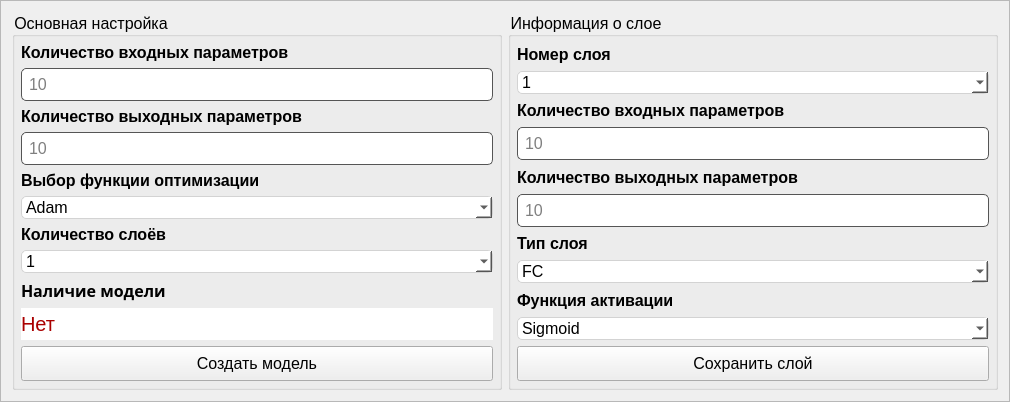
                 <widget class="QFrame" name="frame_21">
                  <property name="frameShape">
                   <enum>QFrame::StyledPanel</enum>
                  </property>
                  <property name="frameShadow">
                   <enum>QFrame::Raised</enum>
                  </property>
                  <layout class="QHBoxLayout" name="horizontalLayout_20">
                   <item>
                    <widget class="QGroupBox" name="groupBox_10">
                     <property name="minimumSize">
                      <size>
                       <width>490</width>
                       <height>360</height>
                      </size>
                     </property>
                     <property name="styleSheet">
                      <string notr="true">font-size:16px;</string>
                     </property>
                     <property name="title">
                      <string>Основная настройка</string>
                     </property>
                     <layout class="QVBoxLayout" name="verticalLayout_22">
                      <property name="spacing">
                       <number>6</number>
                      </property>
                      <property name="leftMargin">
                       <number>6</number>
                      </property>
                      <property name="topMargin">
                       <number>6</number>
                      </property>
                      <property name="rightMargin">
                       <number>6</number>
                      </property>
                      <property name="bottomMargin">
                       <number>6</number>
                      </property>
                      <item>
                       <widget class="QLabel" name="label_16">
                        <property name="styleSheet">
                         <string notr="true">font-weight: bold;</string>
                        </property>
                        <property name="text">
                         <string>Количество входных параметров</string>
                        </property>
                       </widget>
                      </item>
                      <item>
                       <widget class="QLineEdit" name="lineEdit_21">
                        <property name="styleSheet">
                         <string notr="true">QLineEdit {
    background-color: #FFFFFF;
    border: 1px solid #555555;
    border-radius: 5px;
    padding: 5px;
}

QLineEdit:hover {
    background-color: #E0E0E0;
}

QLineEdit:focused {
    border: 1px solid #0077C9;
}
</string>
                        </property>
                        <property name="placeholderText">
                         <string>10</string>
                        </property>
                       </widget>
                      </item>
                      <item>
                       <widget class="QLabel" name="label_17">
                        <property name="styleSheet">
                         <string notr="true">font-weight: bold;</string>
                        </property>
                        <property name="text">
                         <string>Количество выходных параметров</string>
                        </property>
                       </widget>
                      </item>
                      <item>
                       <widget class="QLineEdit" name="lineEdit_22">
                        <property name="styleSheet">
                         <string notr="true">QLineEdit {
    background-color: #FFFFFF;
    border: 1px solid #555555;
    border-radius: 5px;
    padding: 5px;
}

QLineEdit:hover {
    background-color: #E0E0E0;
}

QLineEdit:focused {
    border: 1px solid #0077C9;
}
</string>
                        </property>
                        <property name="placeholderText">
                         <string>10</string>
                        </property>
                       </widget>
                      </item>
                      <item>
                       <widget class="QLabel" name="label_39">
                        <property name="styleSheet">
                         <string notr="true">font-weight: bold;</string>
                        </property>
                        <property name="text">
                         <string>Выбор функции оптимизации</string>
                        </property>
                       </widget>
                      </item>
                      <item>
                       <widget class="QComboBox" name="comboBox_15">
                        <property name="styleSheet">
                         <string notr="true">QComboBox
{
    background-color: white;
    border: 1px solid lightgray;
    border-radius: 5px;
}

QComboBox:hover
{
    background-color: rgba(200, 200, 200, 0.2);
}

QComboBox:!enabled
{
    background-color: rgb(230, 230, 230);
}
</string>
                        </property>
                        <item>
                         <property name="text">
                          <string>Adam</string>
                         </property>
                        </item>
                        <item>
                         <property name="text">
                          <string>SGD</string>
                         </property>
                        </item>
                       </widget>
                      </item>
                      <item>
                       <widget class="QLabel" name="label_40">
                        <property name="styleSheet">
                         <string notr="true">font-weight: bold;</string>
                        </property>
                        <property name="text">
                         <string>Количество слоёв</string>
                        </property>
                       </widget>
                      </item>
                      <item>
                       <widget class="QComboBox" name="comboBox_16">
                        <property name="styleSheet">
                         <string notr="true">QComboBox
{
    background-color: white;
    border: 1px solid lightgray;
    border-radius: 5px;
}

QComboBox:hover
{
    background-color: rgba(200, 200, 200, 0.2);
}

QComboBox:!enabled
{
    background-color: rgb(230, 230, 230);
}
</string>
                        </property>
                        <item>
                         <property name="text">
                          <string>1</string>
                         </property>
                        </item>
                        <item>
                         <property name="text">
                          <string>2</string>
                         </property>
                        </item>
                        <item>
                         <property name="text">
                          <string>3</string>
                         </property>
                        </item>
                        <item>
                         <property name="text">
                          <string>4</string>
                         </property>
                        </item>
                        <item>
                         <property name="text">
                          <string>5</string>
                         </property>
                        </item>
                        <item>
                         <property name="text">
                          <string>6</string>
                         </property>
                        </item>
                        <item>
                         <property name="text">
                          <string>7</string>
                         </property>
                        </item>
                        <item>
                         <property name="text">
                          <string>8</string>
                         </property>
                        </item>
                        <item>
                         <property name="text">
                          <string>9</string>
                         </property>
                        </item>
                        <item>
                         <property name="text">
                          <string>10</string>
                         </property>
                        </item>
                       </widget>
                      </item>
                      <item>
                       <widget class="QLabel" name="label_46">
                        <property name="font">
                         <font>
                          <family>Ubuntu Mono</family>
                          <pointsize>-1</pointsize>
                          <weight>75</weight>
                          <italic>false</italic>
                          <bold>true</bold>
                         </font>
                        </property>
                        <property name="styleSheet">
                         <string notr="true">font-weight: bold;</string>
                        </property>
                        <property name="text">
                         <string>Наличие модели</string>
                        </property>
                       </widget>
                      </item>
                      <item>
                       <widget class="QLabel" name="label_45">
                        <property name="minimumSize">
                         <size>
                          <width>0</width>
                          <height>32</height>
                         </size>
                        </property>
                        <property name="styleSheet">
                         <string notr="true">QLabel {
    background-color: white;
    color: #aa0000;
	font-size: 20px;
}</string>
                        </property>
                        <property name="text">
                         <string>Нет</string>
                        </property>
                       </widget>
                      </item>
                      <item>
                       <widget class="QPushButton" name="pushButton_53">
                        <property name="minimumSize">
                         <size>
                          <width>0</width>
                          <height>35</height>
                         </size>
                        </property>
                        <property name="styleSheet">
                         <string notr="true"/>
                        </property>
                        <property name="text">
                         <string>Создать модель</string>
                        </property>
                       </widget>
                      </item>
                     </layout>
                    </widget>
                   </item>
                   <item>
                    <widget class="QGroupBox" name="groupBox_9">
                     <property name="minimumSize">
                      <size>
                       <width>490</width>
                       <height>360</height>
                      </size>
                     </property>
                     <property name="styleSheet">
                      <string notr="true">font-size:16px;</string>
                     </property>
                     <property name="title">
                      <string>Информация о слое</string>
                     </property>
                     <layout class="QVBoxLayout" name="verticalLayout_21">
                      <property name="leftMargin">
                       <number>6</number>
                      </property>
                      <property name="topMargin">
                       <number>6</number>
                      </property>
                      <property name="rightMargin">
                       <number>6</number>
                      </property>
                      <property name="bottomMargin">
                       <number>6</number>
                      </property>
                      <item>
                       <widget class="QLabel" name="label_32">
                        <property name="styleSheet">
                         <string notr="true">font-weight: bold;</string>
                        </property>
                        <property name="text">
                         <string>Номер слоя</string>
                        </property>
                       </widget>
                      </item>
                      <item>
                       <widget class="QComboBox" name="comboBox_12">
                        <property name="styleSheet">
                         <string notr="true">QComboBox
{
    background-color: white;
    border: 1px solid lightgray;
    border-radius: 5px;
}

QComboBox:hover
{
    background-color: rgba(200, 200, 200, 0.2);
}

QComboBox:!enabled
{
    background-color: rgb(230, 230, 230);
}
</string>
                        </property>
                        <item>
                         <property name="text">
                          <string>1</string>
                         </property>
                        </item>
                       </widget>
                      </item>
                      <item>
                       <widget class="QLabel" name="label_33">
                        <property name="styleSheet">
                         <string notr="true">font-weight: bold;</string>
                        </property>
                        <property name="text">
                         <string>Количество входных параметров</string>
                        </property>
                       </widget>
                      </item>
                      <item>
                       <widget class="QLineEdit" name="lineEdit_17">
                        <property name="styleSheet">
                         <string notr="true">QLineEdit {
    background-color: #FFFFFF;
    border: 1px solid #555555;
    border-radius: 5px;
    padding: 5px;
}

QLineEdit:hover {
    background-color: #E0E0E0;
}

QLineEdit:focused {
    border: 1px solid #0077C9;
}
</string>
                        </property>
                        <property name="placeholderText">
                         <string>10</string>
                        </property>
                       </widget>
                      </item>
                      <item>
                       <widget class="QLabel" name="label_34">
                        <property name="styleSheet">
                         <string notr="true">font-weight: bold;</string>
                        </property>
                        <property name="text">
                         <string>Количество выходных параметров</string>
                        </property>
                       </widget>
                      </item>
                      <item>
                       <widget class="QLineEdit" name="lineEdit_18">
                        <property name="styleSheet">
                         <string notr="true">QLineEdit {
    background-color: #FFFFFF;
    border: 1px solid #555555;
    border-radius: 5px;
    padding: 5px;
}

QLineEdit:hover {
    background-color: #E0E0E0;
}

QLineEdit:focused {
    border: 1px solid #0077C9;
}
</string>
                        </property>
                        <property name="placeholderText">
                         <string>10</string>
                        </property>
                       </widget>
                      </item>
                      <item>
                       <widget class="QLabel" name="label_35">
                        <property name="styleSheet">
                         <string notr="true">font-weight: bold;</string>
                        </property>
                        <property name="text">
                         <string>Тип слоя</string>
                        </property>
                       </widget>
                      </item>
                      <item>
                       <widget class="QComboBox" name="comboBox_13">
                        <property name="styleSheet">
                         <string notr="true">QComboBox
{
    background-color: white;
    border: 1px solid lightgray;
    border-radius: 5px;
}

QComboBox:hover
{
    background-color: rgba(200, 200, 200, 0.2);
}

QComboBox:!enabled
{
    background-color: rgb(230, 230, 230);
}
</string>
                        </property>
                        <item>
                         <property name="text">
                          <string>FC</string>
                         </property>
                        </item>
                        <item>
                         <property name="text">
                          <string>RNN</string>
                         </property>
                        </item>
                        <item>
                         <property name="text">
                          <string>LSTM</string>
                         </property>
                        </item>
                        <item>
                         <property name="text">
                          <string>GRU</string>
                         </property>
                        </item>
                       </widget>
                      </item>
                      <item>
                       <widget class="QLabel" name="label_38">
                        <property name="styleSheet">
                         <string notr="true">font-weight: bold;</string>
                        </property>
                        <property name="text">
                         <string>Функция активации</string>
                        </property>
                       </widget>
                      </item>
                      <item>
                       <widget class="QComboBox" name="comboBox_14">
                        <property name="styleSheet">
                         <string notr="true">QComboBox
{
    background-color: white;
    border: 1px solid lightgray;
    border-radius: 5px;
}

QComboBox:hover
{
    background-color: rgba(200, 200, 200, 0.2);
}

QComboBox:!enabled
{
    background-color: rgb(230, 230, 230);
}
</string>
                        </property>
                        <item>
                         <property name="text">
                          <string>Sigmoid</string>
                         </property>
                        </item>
                        <item>
                         <property name="text">
                          <string>ReLU</string>
                         </property>
                        </item>
                        <item>
                         <property name="text">
                          <string>Tanh</string>
                         </property>
                        </item>
                        <item>
                         <property name="text">
                          <string>Softmax</string>
                         </property>
                        </item>
                       </widget>
                      </item>
                      <item>
                       <widget class="QPushButton" name="pushButton_50">
                        <property name="minimumSize">
                         <size>
                          <width>0</width>
                          <height>35</height>
                         </size>
                        </property>
                        <property name="styleSheet">
                         <string notr="true"/>
                        </property>
                        <property name="text">
                         <string>Сохранить слой</string>
                        </property>
                       </widget>
                      </item>
                     </layout>
                    </widget>
                   </item>
                  </layout>
                 </widget>
